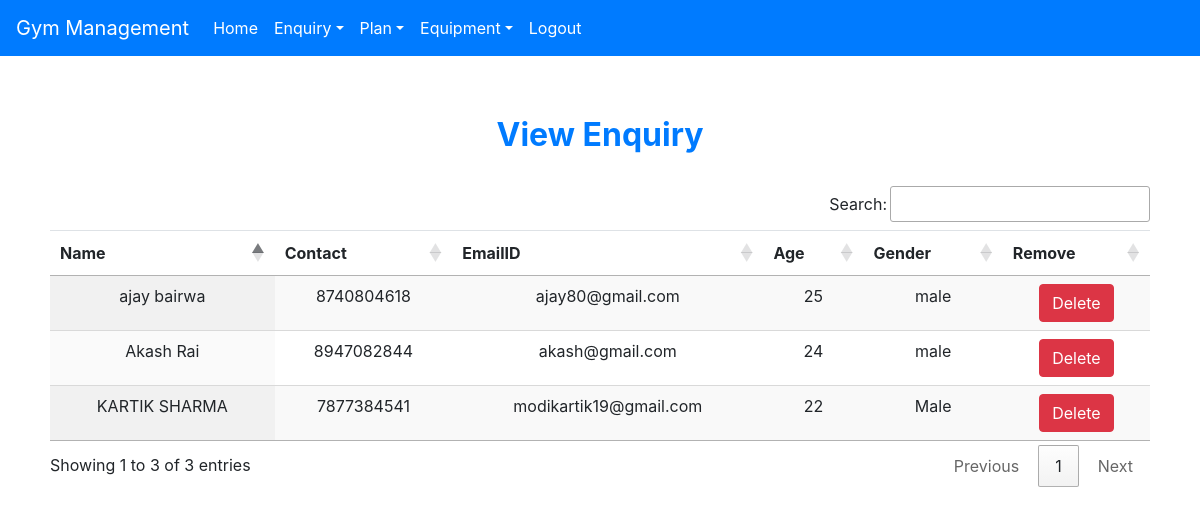
The page /view_enquiry (signed in) on the database its author committed.
### gym/models.py (models this page shows, shortened)
class Enquiry(models.Model):
    name = models.CharField(max_length=50)
    contact = models.IntegerField(max_length=10)
    emailid = models.EmailField(max_length=60)
    age = models.IntegerField(max_length=5)
    gender = models.CharField(max_length=40)

### gym/views.py (the view)
# urls.py: path('view_enquiry', View_Enquiry, name='view_enquiry'),
def View_Enquiry(request):
    if not request.user.is_staff:
        return redirect('login')
    enq = Enquiry.objects.all()
    d = {'enq': enq}
    return render(request, 'view_enquiry.html', d)

### gym/templates/view_enquiry.html
{% extends 'navigationbar.html' %}
{% block body %}
<div class="Container" style="margin-top:60px; margin-left:50px; margin-right:50px">
    <h2 class="text-center text-primary font-weight-bold">View Enquiry</h2>
    <br>
    <table id="example"  class="table table-hover display">
        <thead>
            <tr align="center">
                <th>Name</th>
                <th>Contact</th>
                <th>EmailID</th>
                <th>Age</th>
                <th>Gender</th>
                <th>Remove</th>
            </tr>
        </thead>
        <tbody>
            {% for i in enq %}
            <tr align="center">
                <td>{{i.name}}</td>
                <td>{{i.contact}}</td>
                <td>{{i.emailid}}</td>
                <td>{{i.age}}</td>
                <td>{{i.gender}}</td>
                <td><a class="btn btn-danger" href="{% url 'delete_enquiry' i.id %}" onclick="return confirm('Are you sure?')">Delete</a></td>
            </tr>
            {% endfor %}
        </tbody>
    </table>
</div>
{% endblock %}

### gym/templates/navigationbar.html (shortened to what this page needs)
<!DOCTYPE html>
<html lang="en">
<head>
    {% load static %}
  <link rel="stylesheet" href="https://maxcdn.bootstrapcdn.com/bootstrap/4.5.2/css/bootstrap.min.css">
    <link rel="stylesheet" href="{% static 'css/mystyle.css' %}">
    <link rel="stylesheet" href="https://cdn.datatables.net/1.10.22/css/jquery.dataTables.min.css">
    <link rel="stylesheet" href="https://cdn.datatables.net/buttons/1.6.4/css/buttons.dataTables.min.css">
</head>
<body>
 <nav class="navbar navbar-expand-md bg-primary navbar-dark">
        <a class ="navbar-brand" href="#">Gym Management</a>
            <div class="collapse navbar-collapse" id="abc">
                <ul class="navbar-nav">
                    {% if request.user.is_staff %}
                    <li class="nav-item"><a class="nav-link" href="{% url 'home' %}">Home</a></li>
                    <li class="nav-item dropdown">
                        <a class="nav-link dropdown-toggle" data-toggle="dropdown"  href="#">Enquiry</a>
                    </li>
                    <li class="nav-item dropdown">
                        <a class="nav-link dropdown-toggle" data-toggle="dropdown"  href="#">Plan</a>
                    </li>
                    <li class="nav-item dropdown">
                        <a class="nav-link dropdown-toggle" data-toggle="dropdown"  href="#">Equipment</a>
                    </li>
                    <li class="nav-item"><a class="nav-link" href="{% url 'logout' %}">Logout</a></li>
                    {% endif %}
                </ul>
            </div>
    </nav>
{% block body %}
{% endblock %}
</body>
</html>

### gym/static/css/mystyle.css (style rules this page uses)
.nav-link { color:white !important; }

### rows shown on the page
Enquiry: name "KARTIK SHARMA", contact "7877384541", emailid "modikartik19@gmail.com", age "22", gender "Male"
Enquiry: name "Akash Rai", contact "8947082844", emailid "akash@gmail.com", age "24", gender "male"
Enquiry: name "ajay bairwa", contact "8740804618", emailid "ajay80@gmail.com", age "25", gender "male"
